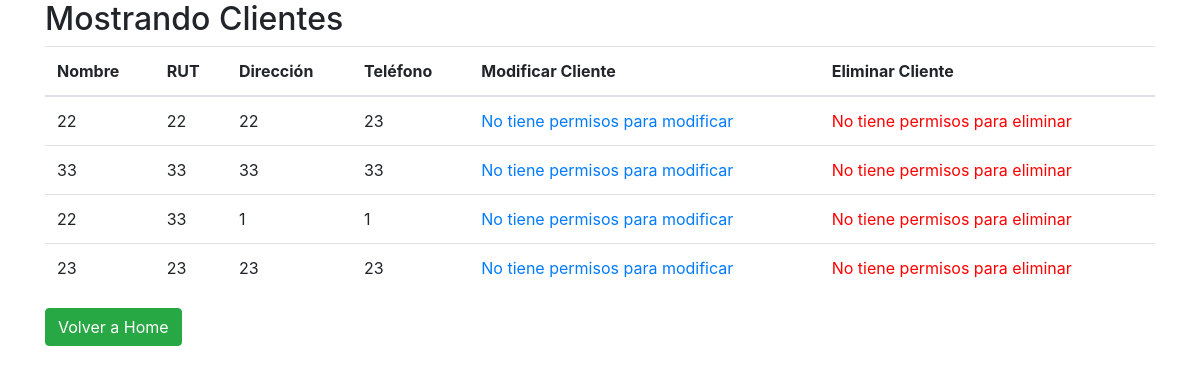
/clientes/, run on the app's committed database.
### core/models.py (models this page shows, shortened)
class Cliente(models.Model):
    idCliente = models.IntegerField(primary_key=True, verbose_name="Id del Cliente")
    nombre = models.CharField(max_length=50, verbose_name="Nombre")
    rut = models.CharField(max_length=10, verbose_name="rut")
    direccion = models.CharField(max_length=30, verbose_name="direccion")
    telefono = models.CharField(max_length=15, verbose_name="telefono")

### core/views.py (the view)
# urls.py: path("clientes/", clientes, name="clientes"),
def clientes(request) :
    clientes = Cliente.objects.all()
    datos = {
        'clientes': clientes
    }
    return render(request, 'clientes.html', datos)

### core/templates/clientes.html (shortened to what this page needs)
<!DOCTYPE html>
<html lang="en">
  <head>
    {% load static %}
    <link
      rel="stylesheet"
      type="text/css"
      href="{% static 'css/estilos.css' %}"
    />
    <link
      rel="stylesheet"
      href="https://cdn.jsdelivr.net/npm/bootstrap@4.6.1/dist/css/bootstrap.min.css"
    />
  </head>
  <body>
    <div class="container">
      <h2>Mostrando Clientes</h2>
      <table class="table">
        <thead>
          <tr>
            <th>Nombre</th>
            <th>RUT</th>
            <th>Dirección</th>
            <th>Teléfono</th>
            <th>Modificar Cliente</th>
            <th>Eliminar Cliente</th>
          </tr>
        </thead>
        <tbody>
          {% for cliente in clientes %}
          <tr>
            <td>{{ cliente.nombre }}</td>
            <td>{{ cliente.rut }}</td>
            <td>{{ cliente.direccion }}</td>
            <td>{{ cliente.telefono }}</td>
            {% if user.is_authenticated %}
            <td>
              <a
                href="{% url 'form_mod_cliente' cliente.idCliente %}"
                class="btn btn-primary"
              >
                Modificar</a
              >
            </td>
            <td>
              <a
                href="{% url 'form_del_cliente' cliente.idCliente %}"
                class="btn btn-danger"
              >
                Eliminar</a
              >
            </td>
            {% else %}
            <td><a href="#">No tiene permisos para modificar</a></td>
            <td>
              <a href="#" style="color: red">No tiene permisos para eliminar</a>
            </td>
            {% endif%}
          </tr>
          {% endfor %}
        </tbody>
      </table>
      <a href="{% url 'index' %}" class="btn btn-success">Volver a Home</a>
    </div>
  </body>
</html>

### core/static/css/estilos.css (style rules this page uses)
html { min-height: 100%; position: relative; }
body { background-color: #f8f5c7; font-family: "Roboto", sans-serif; margin: 0; margin-bottom: 40px; }
body { font-family: "Roboto", sans-serif; }

### data on the page
Cliente: nombre "22", rut "22", direccion "22", telefono "23"
Cliente: nombre "33", rut "33", direccion "33", telefono "33"
Cliente: nombre "22", rut "33", direccion "1", telefono "1"
Cliente: nombre "23", rut "23", direccion "23", telefono "23"
